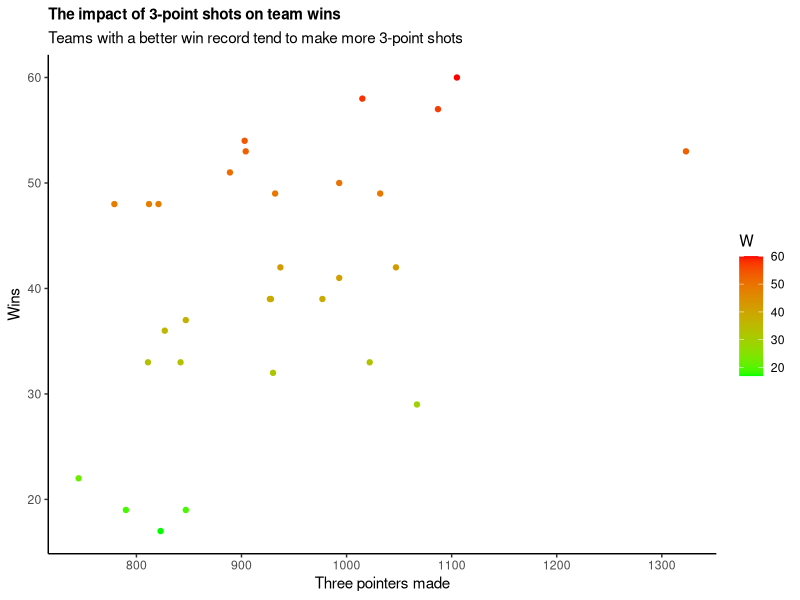
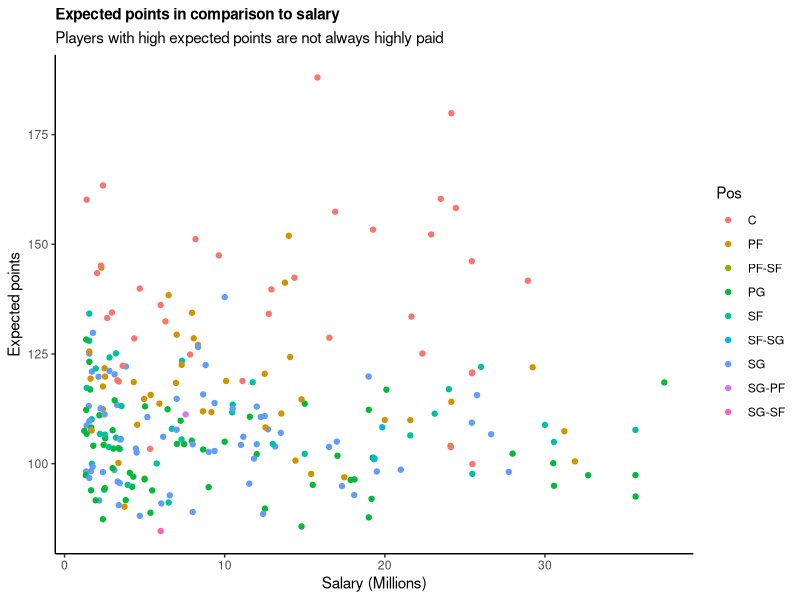

Write R code to recreate these figures, in order.
## ---- chunk 1
knitr::opts_chunk$set(echo = FALSE)
library(dplyr)
library(magrittr)
library(knitr)
library(tidyverse)
library(broom)
players <- read_csv("Data/processed/2018-19_nba_players_processed.csv")
team <- read_csv("Data/processed/2018-19_nba_team_stats_combined.csv")
players_per_game <- read_csv("Data/processed/2018-19_nba_per_game_stats_processed.csv")
players_poss <- read_csv("Data/processed/nba_player_possesion_exp_points.csv")
## ---- chunk 2
team <- read_csv("Data/processed/2018-19_nba_team_stats_combined.csv")

x3P_wins <-team %>% ggplot(aes(x = `3P`, y = W)) + geom_point(aes(colour = W)) + 
scale_colour_gradient(low = "green", high = "red")

x3P_wins + labs(title = "The impact of 3-point shots on team wins",
                subtitle = "Teams with a better win record tend to make more 3-point shots",
                x = "Three pointers made",
                y = "Wins") + theme_classic() + theme(plot.title = element_text(size = 11, face = "bold"))
## ---- chunk 3
lm_players <- lm(Pts_per_game ~ 
                   x3P_game + x2P_game + TRB_per_game + AST_per_game, data = players_per_game)

tidy(lm_players, confit.int = TRUE)
## ---- chunk 4

players_poss %>% ggplot(aes(x = salary/1000000, y = exp_points, color = Pos)) + 
  geom_point() +
  xlab("Salary (Millions)") + labs(title = "Expected points in comparison to salary",
                                   subtitle = "Players with high expected points are not always highly paid",
                                   y = "Expected points") + theme_classic() + theme(plot.title = element_text(size = 11, face = "bold"))

